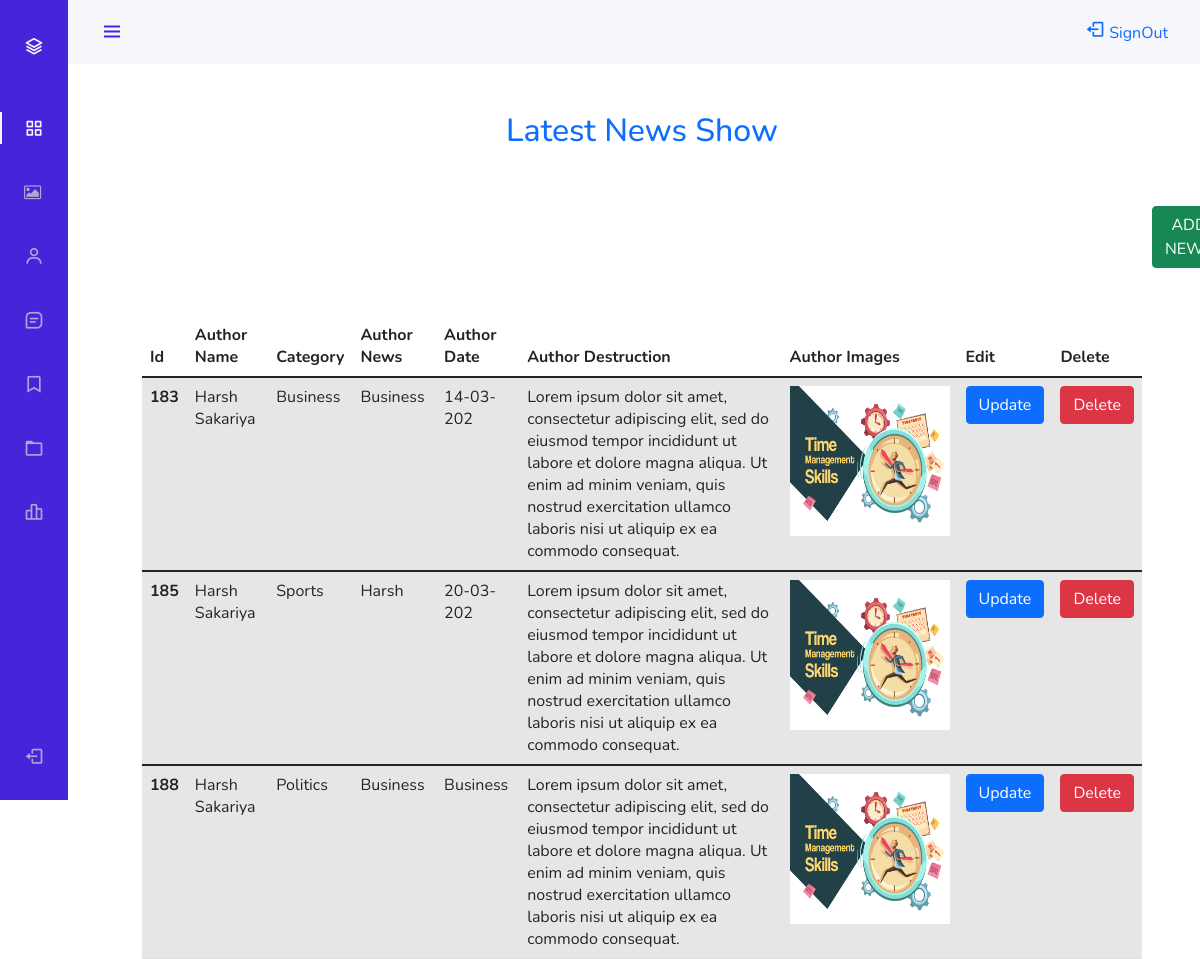
The page /admin/latestnews_show.php on the database its author committed.
### tables this page shows
CREATE TABLE `latestnew` (
  `id` int(11) NOT NULL,
  `cat_id` int(11) NOT NULL,
  `author_name` varchar(50) NOT NULL,
  `author_news` varchar(50) NOT NULL,
  `date` varchar(10) NOT NULL,
  `destruction` varchar(5000) NOT NULL,
  `images` varchar(500) NOT NULL
);

CREATE TABLE `category` (
  `cat_id` int(11) NOT NULL,
  `cat_name` varchar(50) NOT NULL
);

### admin/latestnews_show.php (the view, shortened to what this page needs)
<?php include 'header.php'; ?>
<!DOCTYPE html>
<html>
<head>
</head>
<body>
 <h2 class="text-center pt-5 text-primary">Latest News Show</h2>
 <div class="container pt-5">
 <a href="latestnews_insert.php"><button type="button" class="btn btn-success" style="margin-left:1040px ;">ADD NEWS</button></a>
 </div>
 <table class="table table-striped mt-5 m-auto" style="width: 1000px;" enctype="multipart/form-data">
  <thead>
    <tr>
      <th scope="col">Id</th>
      <th scope="col">Author Name</th>
      <th scope="col">Category</th>
      <th scope="col">Author News</th>
      <th scope="col">Author Date</th>
      <th scope="col">Author Destruction</th>
      <th scope="col">Author Images</th>
      <th scope="col">Edit</th>
      <th scope="col">Delete</th>
    </tr>
  </thead>
  <tbody>
    <?php
    include("connect.php");
    $temp=mysqli_query($con,"SELECT category.cat_name,latestnew.id,latestnew.author_name,latestnew.author_news,latestnew.date,latestnew.destruction,latestnew.images FROM latestnew JOIN  category  ON category.cat_id = latestnew.cat_id");
    while($data=mysqli_fetch_array($temp))
    {
      ?>
      <tr>
        <th scope="row"><?php echo $data['id']; ?></th>
        <td><?php echo $data['author_name']; ?></td>
       <td><?php echo $data['cat_name']; ?>
        <td><?php echo $data['author_news']; ?></td>
        <td><?php echo $data['date']; ?></td>
        <td><?php echo $data['destruction']; ?></td>
        <td><img height=150px width=160px src="<?php echo $data['images']; ?>"></td>
        <td><a href="latestnews_update.php?id=<?php echo $data['id']; ?>"
          class="text-primary"><button type="button" class="btn btn-primary">Update</button></a></td>
          <td><a href="latestnews_delete.php?uidi=<?php echo $data['id']; ?>"
            class="text-primary"><button type="button" class="btn btn-danger">Delete</button></a></td>
          </tr>
        </tbody>
        <?php
      }
      ?>
    </table>
  </body>
  </html>

### admin/header.php (style rules this page uses)
:root { --header-height: 3rem; --nav-width: 68px; --first-color: #4723D9; --first-color-light: #AFA5D9; --white-color: #F7F6FB; --body-font: 'Nunito', sans-serif; --normal-font-size: 1rem; --z-fixed: 100 }
body { position: relative; margin: var(--header-height) 0 0 0; padding: 0 1rem; font-family: var(--body-font); font-size: var(--normal-font-size); transition: .5s }
a { text-decoration: none }
@media screen and (min-width: 768px) { body { margin: calc(var(--header-height) + 1rem) 0 0 0; padding-left: calc(var(--nav-width) + 2rem) } }

### rows shown on the page
latestnew: id "183", author_name "Harsh Sakariya", cat.cat_name "Business", author_news "Business", date "14-03-202", destruction "Lorem ipsum dolor sit amet, consectetur adipiscing elit, sed do eiusmod tempor incididunt ut labore et dolore magna aliqua. Ut enim ad minim veniam, quis nostrud exercitation ullamco laboris nisi ut aliquip ex ea commodo consequat.", images (picture)
latestnew: id "185", author_name "Harsh Sakariya", cat.cat_name "Sports", author_news "Harsh", date "20-03-202", destruction "Lorem ipsum dolor sit amet, consectetur adipiscing elit, sed do eiusmod tempor incididunt ut labore et dolore magna aliqua. Ut enim ad minim veniam, quis nostrud exercitation ullamco laboris nisi ut aliquip ex ea commodo consequat.", images (picture)
latestnew: id "188", author_name "Harsh Sakariya", cat.cat_name "Politics", author_news "Business", date "Business", destruction "Lorem ipsum dolor sit amet, consectetur adipiscing elit, sed do eiusmod tempor incididunt ut labore et dolore magna aliqua. Ut enim ad minim veniam, quis nostrud exercitation ullamco laboris nisi ut aliquip ex ea commodo consequat.", images (picture)
